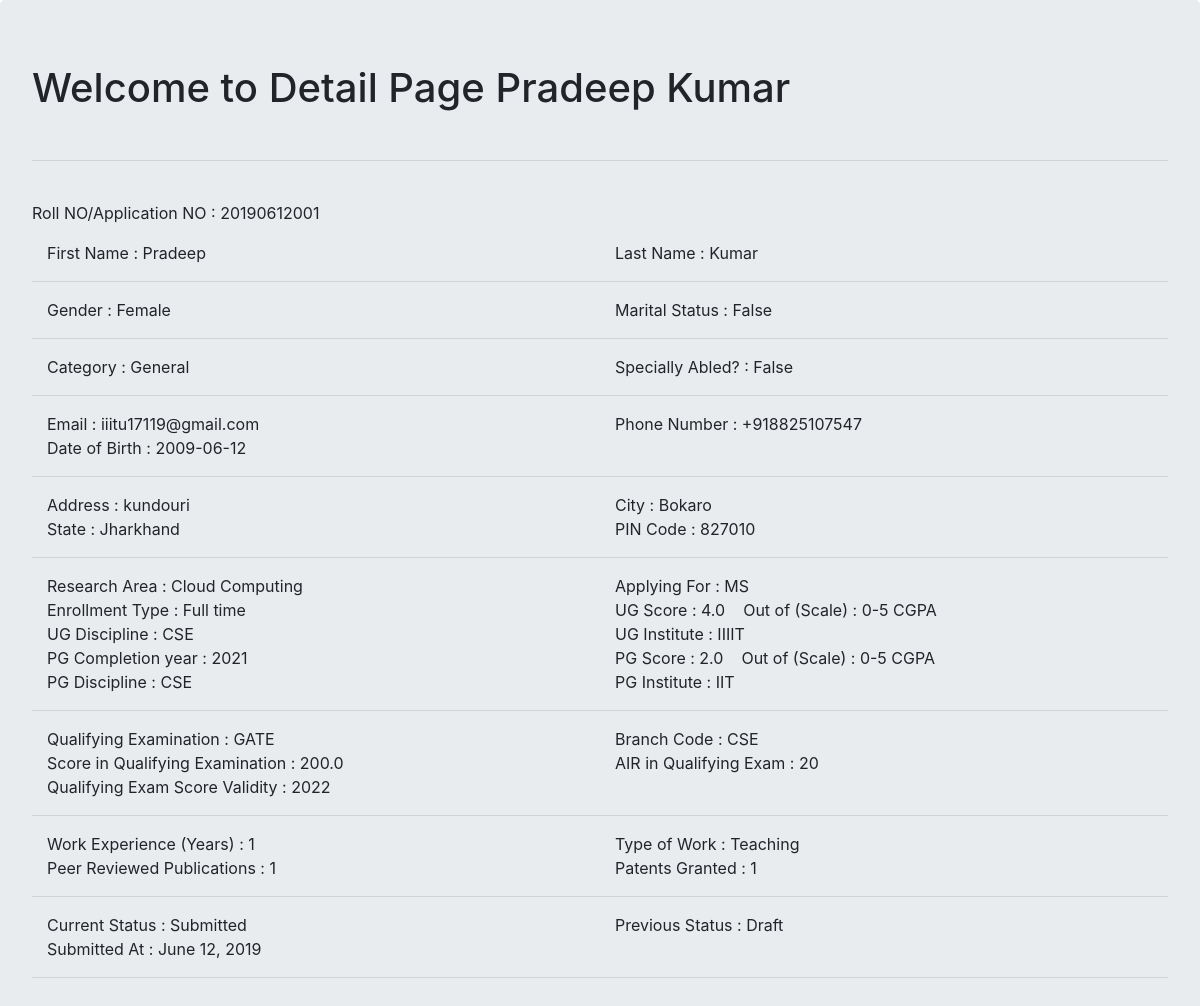
The page /phdfellows/application_detail/2/ (signed in) on the database its author committed.
### phdfellows/models.py (models this page shows, shortened)
class Application(models.Model):
    user = models.ForeignKey(User,on_delete=models.DO_NOTHING)
    category_choices = [
        ('','Select'),
        ('SC','SC'),
        ('OBC','OBC'),
        ('ST','ST'),
        ('EWS','EWS'),
        ('General','General'),
    ]
    category = models.CharField(choices=category_choices, default='Select',max_length=10)
    having_disability = models.BooleanField("Disabled",default=False)
    research_area_choices = [
        ('','Select'),
        ('Machine Learning','Machine Learning'),
        ('Cloud Computing','Cloud Computing'),
        ('Airtifial Intelligence','Airtifial Intelligence'),
        ('Software Development','Software Development'),
        ('Cryptography','Cryptography'),
    ]
    research_area = models.CharField(default='Select',choices=research_area_choices,max_length=50)
    applying_for_list = [
        ('','Select'),
        ('PhD','PhD'),
        ('MS','MS'),
    ]
    applying_for = models.CharField(choices=applying_for_list,default='Select',max_length=5)
    enrollment_type_list = [
        ('','Select'),
        ('Full time','Full time'),
        ('Part time','Part time'),
    ]
    enrollment_type = models.CharField(default='Select',choices=enrollment_type_list,max_length=50)
    first_name = models.CharField(max_length=200)
    last_name = models.CharField(max_length=200)
    email = models.EmailField(max_length=200)
    date_of_birth = models.CharField("Date of Birth",null=True,max_length=10)
    married = models.BooleanField(default=False)
    gender_list = [
        ('','Select'),
        ('Male','Male'),
        ('Female','Female'),
        ('Other','Other'),
    ]
    gender = models.CharField(default='Select',choices=gender_list,max_length=20)
    phone_no = models.CharField("Phone Number(With Country Code)",max_length=13)
    address = models.TextField()
    state = models.CharField(max_length=40)
    city = models.CharField(max_length=50)
    pin_code = models.CharField(validators=[RegexValidator(regex='^.{6}$',message='Length has to be 6', code='nomatch')],max_length=6)
    score_in_ug = models.FloatField("Score in UG",default=None ,null=True)
    scale_score_list = [
        ('','Select'),
        ('0-5 CGPA','0-5 CGPA',),
        ('0-10 CGPA','0-10 CGPA',),
        ('0-100%','0-100%',),
    ]
    scale_of_score_ug = models.CharField("Scale of Score",default='Select',choices=scale_score_list,max_length=20)
    ug_discipline_list = [
        ('','Select'),
        ('CSE','CSE'),
        ('EE','EE'),
        ('ME','ME'),
        ('ECE','ECE'),
        ('CE','CE'),
    ]
    ug_discipline = models.CharField("UG Discipline",default='Select',choices=ug_discipline_list,max_length=20)
    ug_college_or_university = models.CharField('UG College/University',max_length=200)
    pg_passed_or_expected_to_pass_in_year = models.IntegerField("PG Passed Year or Expected to Pass in Year",validators=[RegexValidator(regex='^.{4}$',message='Length has to be 4',code='nomatch')],default=None ,null=True)
    score_in_pg = models.FloatField("Score in PG", default=None ,null=True)
    scale_of_score_pg = models.CharField("Scale of Score",default='Select',choices=scale_score_list, max_length=20)
    pg_discipline = models.CharField("PG Discipline",default='Select',choices=ug_discipline_list,max_length=50)
    pg_college_or_university = models.CharField('PG College/University', max_length=200)
    qualifying_examination_list = [
        ('','Select'),
        ("GATE","GATE"),
        ("NET","NET"),
    ]
    qualifying_examination = models.CharField(default='Select',choices=qualifying_examination_list,max_length=20)
    branch_code_for_qualifying_exam = models.CharField(default='Select',choices=ug_discipline_list, max_length=10)
    qualifying_exam_score_valid_upto = models.IntegerField(validators=[RegexValidator(regex='^.{4}$',message='Length has to be 4', code='nomatch')],default=None ,null=True)
    all_india_rank_in_qualifying_exam = models.IntegerField("All India rank in Qualifying Exam",default=None ,null=True)
    score_in_qualifying_exam = models.FloatField(default=None ,null=True)
    work_experience_in_year = models.CharField("Work Experpience(in years)",max_length=3)
    type_of_work_list = [
        ('','Select'),
        ('Teaching','Teaching'),
        ('IT Industry','IT Industry'),
        ('Research Organisation','Research Organisation'),
        ('Other','Other'),
    ]
    type_of_work = models.CharField(default='Select',choices=type_of_work_list,max_length=50)
    no_of_peer_reviewed_publications = models.IntegerField(default=None ,null=True)
    no_of_patents_granted = models.IntegerField(default=None ,null=True)
    guide_preference_1 = models.CharField(max_length=200)
    guide_preference_2 = models.CharField(max_length=200)
    guide_preference_3 = models.CharField(max_length=200)
    status_list = [
        ('Draft','Draft'),
        ('Submitted','Submitted'),
        ('Shortlisted for Test','Shortlisted for Test'),
        ('Shortlisted for Interview','Shortlisted for Interview'),
        ('Selected','Selected'),
        ('Rejected','Rejected'),
    ]
    current_status = models.CharField(default='Draft',choices=status_list,max_length=30)
    previous_status = models.CharField(max_length=30)
    submitted_at = models.DateField(auto_now=True)
    application_no = models.IntegerField(unique=True,default=None ,null=True)

### phdfellows/views.py (the view)
# urls.py: url(r'application_detail/(?P<pk>\d+)/$',views.ApplicationDetailView.as_view(),name = 'application_detail'),
class ApplicationDetailView(LoginRequiredMixin,DetailView):
    context_object_name = 'application_detail'
    model = Application
    template_name = 'phdfellows/application_detail.html'

### phdfellows/templates/phdfellows/application_detail.html
{% extends 'base.html' %}
{% load bootstrap4 %}
{% block body %}
  <div class="jumbotron">
    <h1>Welcome to Detail Page {{ application_detail.first_name}} {{application_detail.last_name }} </h1><br>
    <hr><br>
    <p>Roll NO/Application NO : {{application_detail.application_no}}</p>
    <div class="container"><div class="row">
    <div class="col-md-6">First Name : {{application_detail.first_name}}</div>
	<div class="col-md-6">Last Name : {{application_detail.last_name}}</div>
	</div></div>
	<hr>
	<div class="container"><div class="row">
    <div class="col-md-6">Gender : {{application_detail.gender}}</div>
    <div class="col-md-6">Marital Status : {{application_detail.married}}</div>
	</div></div>
	<hr>
	<div class="container"><div class="row">
    <div class="col-md-6">Category : {{application_detail.category}}</div>
    <div class="col-md-6">Specially Abled? : {{application_detail.having_disability}}</div>
	</div></div>
	<hr>
	<div class="container"><div class="row">
    <div class="col-md-6">Email : {{application_detail.email}}</div>
    <div class="col-md-6">Phone Number : {{application_detail.phone_no}}</div>
	</div></div>
    <div class="container"><div class="row">
    <div class="col-md-6">Date of Birth : {{application_detail.date_of_birth}}</div>
	</div></div>
	<hr>
    <div class="container"><div class="row">
    <div class="col-md-6">Address : {{application_detail.address}}</div>
    <div class="col-md-6">City : {{application_detail.city}}</div>
    </div></div>
    <div class="container"><div class="row">
    <div class="col-md-6">State : {{application_detail.state}}</div>
    <div class="col-md-6">PIN Code : {{application_detail.pin_code}}</div>
	</div></div>
	<hr>
	<div class="container"><div class="row">
    <div class="col-md-6">Research Area : {{application_detail.research_area}}</div>
    <div class="col-md-6">Applying For : {{application_detail.applying_for}}</div>
	</div></div>
	<div class="container"><div class="row">
	<div class="col-md-6">Enrollment Type : {{application_detail.enrollment_type}}</div>
    <div class="col-md-6">UG Score : {{application_detail.score_in_ug}} &nbsp;&nbsp; Out of (Scale) : {{application_detail.scale_of_score_ug}}</div>
	</div></div>
	<div class="container"><div class="row">
	<div class="col-md-6">UG Discipline : {{application_detail.ug_discipline}}</div>
    <div class="col-md-6">UG Institute : {{application_detail.ug_college_or_university}}</div>
    </div></div>
	<div class="container"><div class="row">
    <div class="col-md-6">PG Completion year : {{application_detail.pg_passed_or_expected_to_pass_in_year}} </div>
    <div class="col-md-6">PG Score : {{application_detail.score_in_pg}} &nbsp;&nbsp; Out of (Scale) : {{application_detail.scale_of_score_pg}}</div>
	</div></div>
	<div class="container"><div class="row">
	<div class="col-md-6">PG Discipline : {{application_detail.pg_discipline}}</div>
    <div class="col-md-6">PG Institute : {{application_detail.pg_college_or_university}}</div>
	</div></div>
	<hr>
    <div class="container"><div class="row">
    <div class="col-md-6">Qualifying Examination : {{application_detail.qualifying_examination}}</div>
    <div class="col-md-6">Branch Code : {{application_detail.branch_code_for_qualifying_exam}}</div>
    </div></div>
    <div class="container"><div class="row">
    <div class="col-md-6">Score in Qualifying Examination : {{application_detail.score_in_qualifying_exam}}</div>
    <div class="col-md-6">AIR in Qualifying Exam : {{application_detail.all_india_rank_in_qualifying_exam}}</div>
    </div></div>
    <div class="container"><div class="row">
    <div class="col-md-6">Qualifying Exam Score Validity : {{application_detail.qualifying_exam_score_valid_upto}}</div>
	</div></div>
	<hr>
	<div class="container"><div class="row">
    <div class="col-md-6">Work Experience (Years) : {{application_detail.work_experience_in_year}}</div>
    <div class="col-md-6">Type of Work : {{application_detail.type_of_work}}</div>
    </div></div>
    <div class="container"><div class="row">
    <div class="col-md-6">Peer Reviewed Publications : {{application_detail.no_of_peer_reviewed_publications}}</div>
    <div class="col-md-6">Patents Granted : {{application_detail.no_of_patents_granted}}</div>
	</div></div>
	<hr>
	<div class="container"><div class="row">
    <div class="col-md-6">Current Status : {{application_detail.current_status}}</div>
    <div class="col-md-6">Previous Status : {{application_detail.previous_status}}</div>
    </div></div>
    <div class="container"><div class="row">
    <div class="col-md-6">Submitted At : {{application_detail.submitted_at}}</div>
	</div></div>
	<hr>
  </div>
{% endblock %}

### rows shown on the page
Application: first_name "Pradeep", last_name "Kumar", application_no "20190612001", gender "Female", married "False", category "General", having_disability "False", email "iiitu17119@gmail.com", phone_no "+918825107547", date_of_birth "2009-06-12", address "kundouri", city "Bokaro", state "Jharkhand", pin_code "827010", research_area "Cloud Computing", applying_for "MS", enrollment_type "Full time", score_in_ug "4.0", scale_of_score_ug "0-5 CGPA", ug_discipline "CSE", ug_college_or_university "IIIIT", pg_passed_or_expected_to_pass_in_year "2021", score_in_pg "2.0", scale_of_score_pg "0-5 CGPA", pg_discipline "CSE", pg_college_or_university "IIT", qualifying_examination "GATE", branch_code_for_qualifying_exam "CSE", score_in_qualifying_exam "200.0", all_india_rank_in_qualifying_exam "20", qualifying_exam_score_valid_upto "2022", work_experience_in_year "1", type_of_work "Teaching", no_of_peer_reviewed_publications "1", no_of_patents_granted "1", current_status "Submitted", previous_status "Draft", submitted_at "June 12, 2019"
